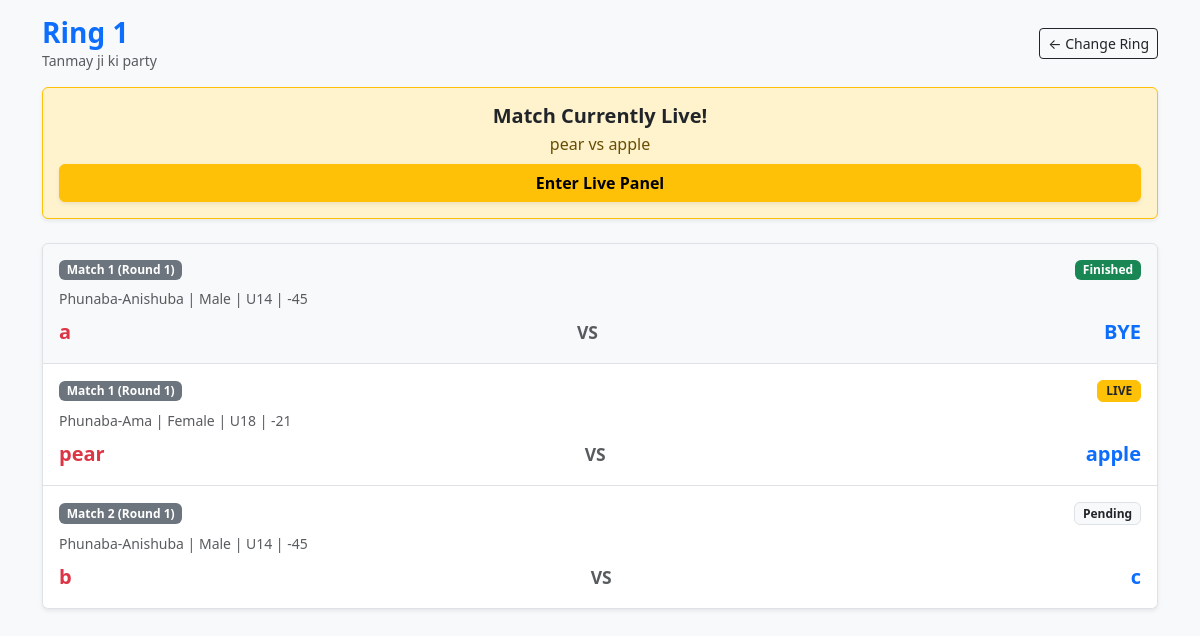
/judge/tournament/1/ring/1/ (signed in), run on the app's committed database.
### thangta/models.py (models this page shows, shortened)
class Tournament(models.Model):
    name = models.CharField(max_length=200)
    start_date = models.DateField()
    end_date = models.DateField(null=True, blank=True)
    location = models.CharField(max_length=200, blank=True, null=True)
    created_at = models.DateTimeField(auto_now_add=True)
    battle_rings = models.IntegerField(default=0)

class Match(models.Model):
    tournament = models.ForeignKey(Tournament, on_delete=models.CASCADE)
    event_type = models.CharField(max_length=50)
    age_category = models.CharField(max_length=3)
    weight_category = models.CharField(max_length=4)
    gender = models.CharField(max_length=10)
    is_completed = models.BooleanField(default=False)
    is_active = models.BooleanField(default=False)
    round_number = models.IntegerField(default=1)
    match_sequence = models.IntegerField(help_text="Order of the match in this round")
    ring_number = models.IntegerField(default=1)
    participant_red = models.ForeignKey(Participant, related_name='matches_as_red', on_delete=models.CASCADE)
    participant_blue = models.ForeignKey(Participant, related_name='matches_as_blue', on_delete=models.CASCADE, null=True, blank=True)
    winner = models.ForeignKey(Participant, related_name='matches_won', on_delete=models.SET_NULL, null=True, blank=True)
    is_completed = models.BooleanField(default=False)
    current_sub_round = models.IntegerField(default=1)
    @property
    def full_category_name(self):
        event = self.event_type.replace('_', ' ').title()
        gender = self.gender.title()
        return f"{event} | {gender} | {self.age_category} | {self.weight_category}"

class Participant(models.Model):
    class GenderChoices(models.TextChoices):
        MALE = 'Male', 'Male'
        FEMALE = 'Female', 'Female'
    class EventTypeChoices(models.TextChoices):
        PHUNABA_AMA = 'Phunaba-Ama', 'Phunaba-Ama'
        PHUNABA_ANISHUBA = 'Phunaba-Anishuba', 'Phunaba-Anishuba'
    class AgeCategory(models.TextChoices):
        UNDER_14 = 'U14', 'Under 14'
        UNDER_18 = 'U18', 'Under 18'
        OVER_18 = 'O18', 'Over 18'
    class WeightCategory(models.TextChoices):
        MINUS_21 = '-21', '-21 Kg'
        MINUS_25 = '-25', '-25 Kg'
        MINUS_29 = '-29', '-29 Kg'
        MINUS_33 = '-33', '-33 Kg'
        MINUS_37 = '-37', '-37 Kg'
        MINUS_40 = '-40', '-40 Kg'
        MINUS_41 = '-41', '-41 Kg'
        MINUS_44 = '-44', '-44 Kg'
        MINUS_45 = '-45', '-45 Kg'
        MINUS_49 = '-49', '-49 Kg'
        MINUS_52 = '-52', '-52 Kg'
        MINUS_53 = '-53', '-53 Kg'
        MINUS_56 = '-56', '-56 Kg'
        MINUS_75 = '-75', '-75 Kg'
        PLUS_53 = '+53', '+53 Kg'
    tournament = models.ForeignKey(
        Tournament,
        on_delete=models.CASCADE,
        related_name='participants',
        null=True, blank=True
    )
    name = models.CharField(max_length=200, null=True, blank=True)
    actual_age = models.IntegerField(null=True, blank=True, help_text="Age in numbers")
    gender = models.CharField(max_length=10, choices=GenderChoices.choices, null=True, blank=True)
    contact = models.CharField(max_length=15, null=True, blank=True)
    district = models.CharField(max_length=100)
    district_code = models.CharField(max_length=20)
    event_type = models.CharField(max_length=50, choices=EventTypeChoices.choices, null=True, blank=True)
    age_category = models.CharField(
        max_length=3,
        choices=AgeCategory.choices,
        help_text="Select the participant's age group."
    )
    weight_category = models.CharField(
        max_length=4,
        choices=WeightCategory.choices,
        help_text="Select the participant's weight class."
    )

### thangta/permissions.py (the view)
    def _wrapped_view(request, *args, **kwargs):
        if request.user.is_authenticated and request.user.role == 'JUDGE':
            return view_func(request, *args, **kwargs)
        from django.shortcuts import redirect
        return redirect('login')

### thangta/permissions.py (called while the page is built)
def judge_required(view_func):
    def _wrapped_view(request, *args, **kwargs):
        if request.user.is_authenticated and request.user.role == 'JUDGE':
            return view_func(request, *args, **kwargs)
        from django.shortcuts import redirect
        return redirect('login')
    return _wrapped_view

### thangta/views.py (called while the page is built)
@judge_required
def judge_ring_matches(request, tournament_id, ring_number):
    tournament = get_object_or_404(Tournament, id=tournament_id)
    matches = Match.objects.filter(
        tournament=tournament,
        ring_number=ring_number
    ).order_by('round_number', 'match_sequence')
    active_match = matches.filter(is_active=True, is_completed=False).first()
    return render(request, 'judge_ring_matches.html', {
        'tournament': tournament,
        'ring_number': ring_number,
        'matches': matches,
        'active_match': active_match
    })

### thangta/templates/judge_ring_matches.html (shortened to what this page needs)
<!DOCTYPE html>
<html lang="en">
<head>
    <link href="https://cdn.jsdelivr.net/npm/bootstrap@5.3.0/dist/css/bootstrap.min.css" rel="stylesheet">
</head>
<body class="bg-light p-2">
<div class="container">
    <div class="d-flex justify-content-between align-items-center mb-3 mt-2">
        <div>
            <h3 class="fw-bold m-0 text-primary">Ring {{ ring_number }}</h3>
            <p class="text-muted small m-0">{{ tournament.name }}</p>
        </div>
        <a href="{% url 'judge-dashboard' %}" class="btn btn-sm btn-outline-dark">← Change Ring</a>
    </div>
    {% if active_match %}
        <div class="alert alert-warning border-warning shadow-sm mb-4 text-center py-3">
            <h5 class="fw-bold text-dark mb-1">Match Currently Live!</h5>
            <p class="mb-2">{{ active_match.participant_red.name }} vs {{ active_match.participant_blue.name }}</p>
            <a href="{% url 'judge-live-match' active_match.id %}" class="btn btn-warning fw-bold w-100 shadow-sm">Enter Live Panel</a>
        </div>
    {% endif %}
    <div class="list-group shadow-sm">
        {% for match in matches %}
            <div class="list-group-item p-3 {% if match.is_completed %}bg-light{% endif %}">
                <div class="d-flex justify-content-between align-items-center mb-2">
                    <span class="badge bg-secondary">Match {{ match.match_sequence }} (Round {{ match.round_number }})</span>
                    {% if match.is_completed %}
                        <span class="badge bg-success">Finished</span>
                    {% elif match.is_active %}
                        <span class="badge bg-warning text-dark border border-warning">LIVE</span>
                    {% else %}
                        <span class="badge bg-light text-dark border">Pending</span>
                    {% endif %}
                </div>
                <div class="small text-muted mb-2">{{ match.full_category_name }}</div>
                <div class="d-flex justify-content-between align-items-center fw-bold fs-5">
                    <span class="text-danger text-truncate" style="max-width: 40%;">{{ match.participant_red.name }}</span>
                    <span class="text-muted small px-2">VS</span>
                    <span class="text-primary text-truncate text-end" style="max-width: 40%;">{{ match.participant_blue.name|default:"BYE" }}</span>
                </div>
            </div>
        {% empty %}
            <div class="text-center p-5 text-muted">
                No matches assigned to this ring yet.
            </div>
        {% endfor %}
    </div>
</div>
</body>
</html>

### data on the page
Tournament: name "Tanmay ji ki party"
Match: participant_red.name "pear", participant_blue.name "apple", match_sequence "1", round_number "1", is_completed "LIVE", full_category_name "Phunaba-Ama | Female | U18 | -21"
Match: match_sequence "1", round_number "1", is_completed "Finished", full_category_name "Phunaba-Anishuba | Male | U14 | -45", participant_red.name "a", participant_blue.name "BYE"
Match: match_sequence "2", round_number "1", is_completed "Pending", full_category_name "Phunaba-Anishuba | Male | U14 | -45", participant_red.name "b", participant_blue.name "c"

### other printed values
{{ ring_number }} "1"
